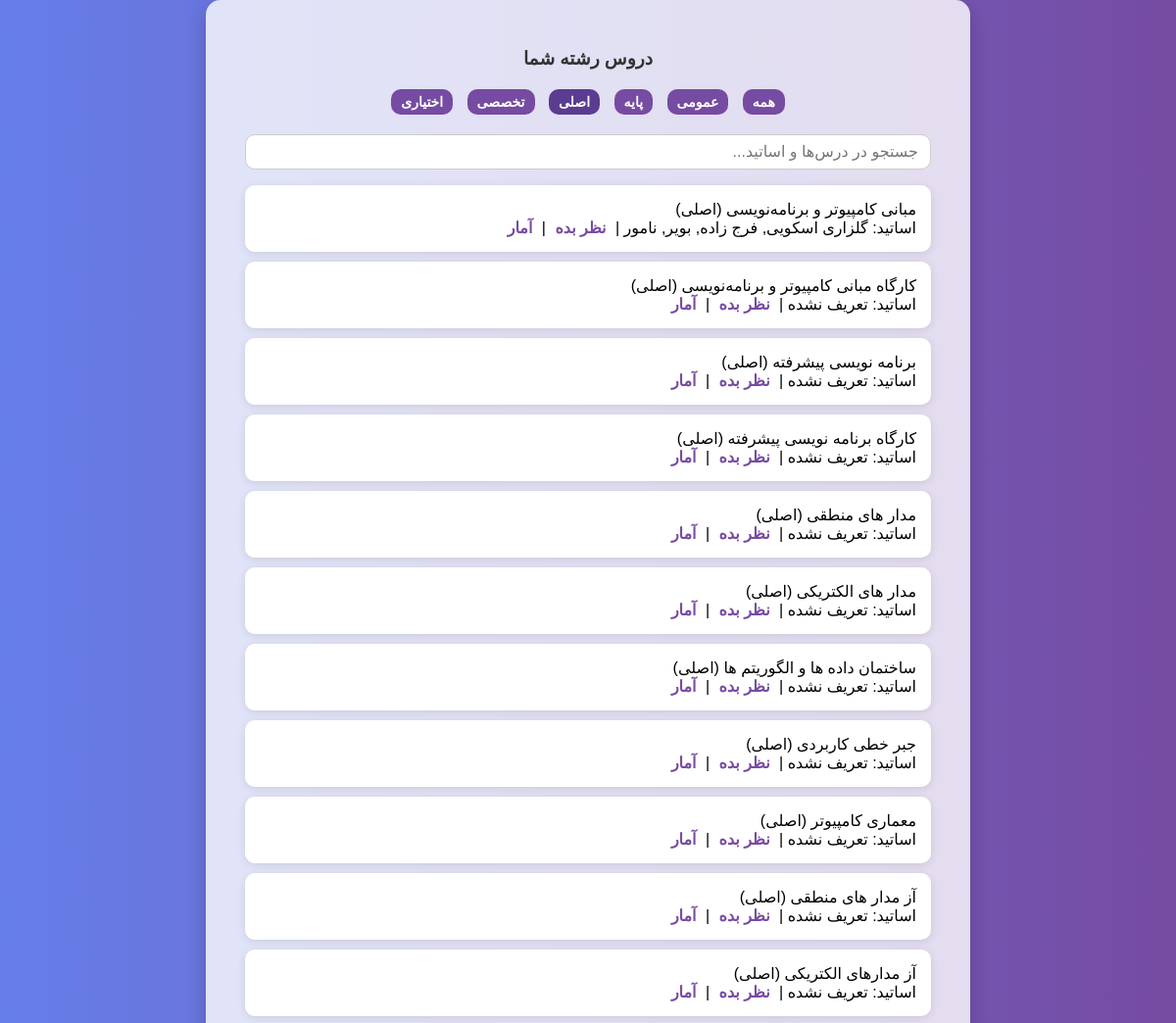
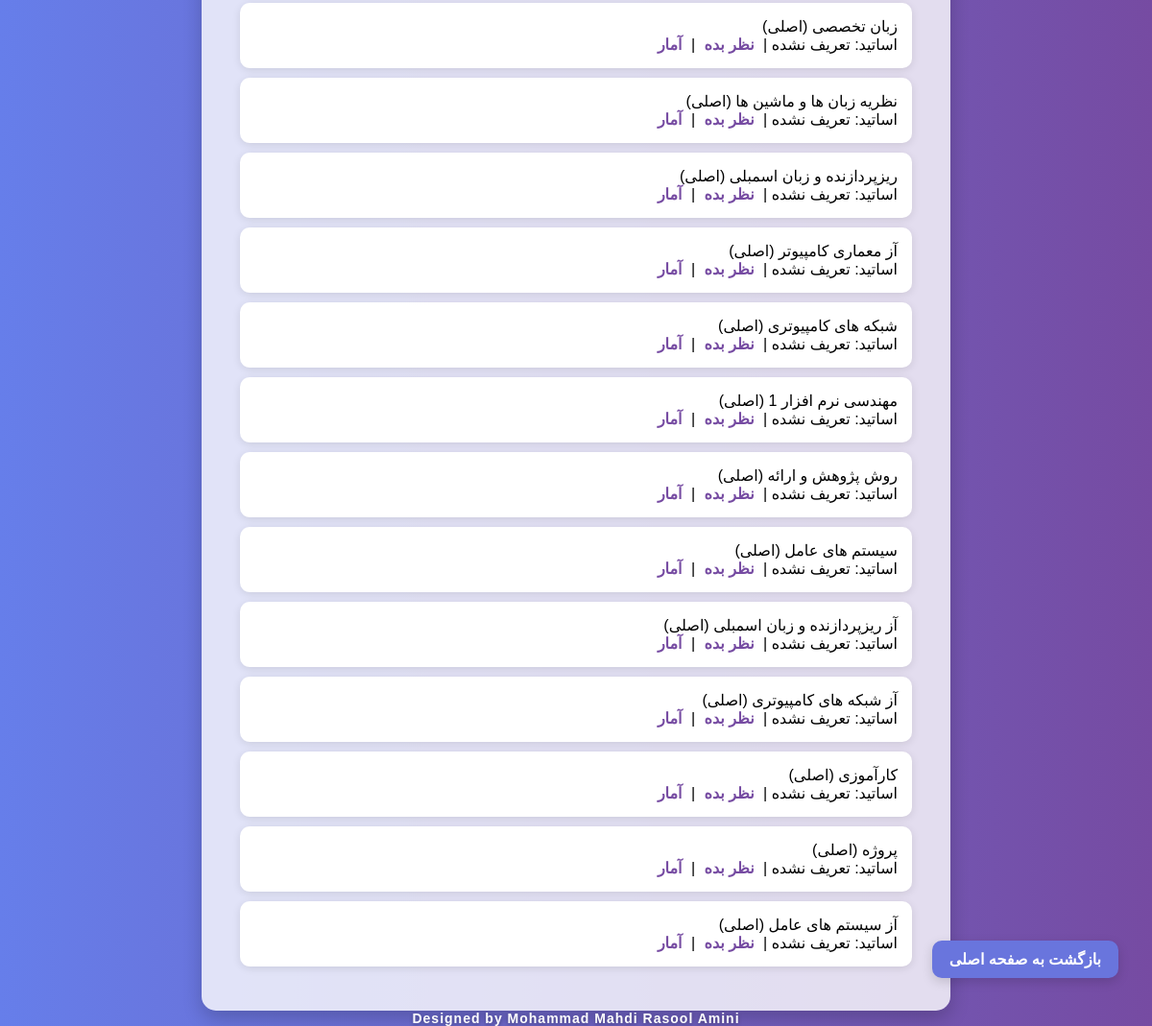
/courses?category=اصلی (signed in), run on the app's committed database (2 pictures, top to bottom).
### tables this page shows
CREATE TABLE Courses (
    id INTEGER PRIMARY KEY AUTOINCREMENT,
    name TEXT
, category TEXT);

### app.py (the view)
@app.route("/courses")
def courses():
    if "student_id" not in session:
        return redirect("/")
    category_filter = request.args.get("category")
    search_query = request.args.get("q", "").strip()
    db = get_db()
    query = """
        SELECT c.id, c.name, c.category, GROUP_CONCAT(p.name, ', ') as professors
        FROM Courses c
        JOIN CourseMajor cm ON c.id = cm.course_id
        LEFT JOIN CourseProfessor cp ON c.id = cp.course_id
        LEFT JOIN Professors p ON cp.professor_id = p.id
        WHERE cm.major_id = ?
    """
    params = [session["major_id"]]
    if category_filter:
        query += " AND c.category = ?"
        params.append(category_filter)
    if search_query:
        query += " AND (c.name LIKE ? OR p.name LIKE ?)"
        params.extend([f"%{search_query}%", f"%{search_query}%"])
    query += " GROUP BY c.id"
    courses = db.execute(query, params).fetchall()
    db.close()
    return render_template("courses.html", courses=courses, selected_category=category_filter, search_query=search_query)

### app.py (called while the page is built)
def get_db():
    conn = sqlite3.connect("/data/ratings.db")
    conn.row_factory = sqlite3.Row
    return conn

### templates/courses.html (shortened to what this page needs)
<!DOCTYPE html>
<html lang="fa" dir="rtl">
<head>
</head>
<body>
  <div class="card">
    <h3>دروس رشته شما</h3>
    <div class="filters" id="category-filters">
      <a href="/courses" class="{{ 'selected' if not selected_category }}">همه</a>
      <a href="/courses?category=عمومی" class="{{ 'selected' if selected_category == 'عمومی' }}">عمومی</a>
      <a href="/courses?category=پایه" class="{{ 'selected' if selected_category == 'پایه' }}">پایه</a>
      <a href="/courses?category=اصلی" class="{{ 'selected' if selected_category == 'اصلی' }}">اصلی</a>
      <a href="/courses?category=تخصصی" class="{{ 'selected' if selected_category == 'تخصصی' }}">تخصصی</a>
      <a href="/courses?category=اختیاری" class="{{ 'selected' if selected_category == 'اختیاری' }}">اختیاری</a>
    </div>
    <div id="search-container">
      <input
        type="text"
        id="search-input"
        placeholder="جستجو در درس‌ها و اساتید..."
        autocomplete="off"
        value="{{ search_query or '' }}"
      />
    </div>
    <ul id="course-list">
      {% for course in courses %}
        <li>
          {{ course.name }} ({{ course.category or 'دسته‌بندی نشده' }})<br />
          اساتید: {{ course.professors or 'تعریف نشده' }}
          | <a href="/rate/{{ course.id }}">نظر بده</a>
          | <a href="/stats/{{ course.id }}">آمار</a>
        </li>
      {% else %}
        <li>موردی یافت نشد.</li>
      {% endfor %}
    </ul>
    <a href="/" class="back-link">بازگشت به صفحه اصلی</a>
  </div>
  <div class="footer">
    Designed by Mohammad Mahdi Rasool Amini
  </div>
</body>
</html>

### templates/courses.html (style rules this page uses)
body { font-family: 'Vazirmatn', sans-serif; background: linear-gradient(to right, #667eea, #764ba2); margin: 0; padding: 0; display: flex; align-items: center; justify-content: center; min-height: 100vh; flex-direction: column; }
.card { background-color: #ffffffcc; padding: 30px 40px; border-radius: 15px; box-shadow: 0 8px 20px rgba(0, 0, 0, 0.2); width: 90%; max-width: 700px; text-align: right; }
h3 { color: #333; margin-bottom: 20px; text-align: center; }
ul { list-style: none; padding: 0; }
li { background: #fff; padding: 15px; margin-bottom: 10px; border-radius: 10px; box-shadow: 0 2px 8px rgba(0,0,0,0.1); transition: transform 0.2s; }
a { color: #764ba2; text-decoration: none; margin: 0 5px; font-weight: bold; }
.filters { margin-bottom: 20px; text-align: center; }
.filters a { background: #764ba2; color: white; padding: 5px 10px; margin: 0 5px; border-radius: 10px; font-size: 14px; display: inline-block; }
.filters a.selected { background: #5a3d91; }
.footer { font-family: 'Vazirmatn', sans-serif; font-weight: 700; font-size: 14px; color: #ffffff; text-shadow: 0 2px 4px rgba(0, 0, 0, 0.3); letter-spacing: 1px; }
.back-link { position: fixed; bottom: 50px; right: 30px; font-family: 'Vazirmatn', sans-serif; background-color: #6975DD; color: white; padding: 10px 18px; border-radius: 10px; text-decoration: none; font-weight: 700; transition: background-color 0.3s ease; user-select: none; box-shadow: 0 4px 12px rgba(0,0,0,0.15); z-index: 10; }
#search-container { margin-bottom: 15px; position: relative; text-align: right; }
#search-input { width: 100%; padding: 8px 12px; font-size: 16px; border-radius: 10px; border: 1px solid #ccc; box-sizing: border-box; }

### data on the page
Courses: name "مبانی کامپیوتر و برنامه‌نویسی", category "اصلی", professors "گلزاری اسکویی, فرج زاده, بویر, نامور"
Courses: name "کارگاه مبانی کامپیوتر و برنامه‌نویسی", category "اصلی", professors "تعریف نشده"
Courses: name "برنامه نویسی پیشرفته", category "اصلی", professors "تعریف نشده"
Courses: name "کارگاه برنامه نویسی پیشرفته", category "اصلی", professors "تعریف نشده"
Courses: name "مدار های منطقی", category "اصلی", professors "تعریف نشده"
Courses: name "مدار های الکتریکی", category "اصلی", professors "تعریف نشده"
Courses: name "ساختمان داده ها و الگوریتم ها", category "اصلی", professors "تعریف نشده"
Courses: name "جبر خطی کاربردی", category "اصلی", professors "تعریف نشده"
Courses: name "معماری کامپیوتر", category "اصلی", professors "تعریف نشده"
Courses: name "آز مدار های منطقی", category "اصلی", professors "تعریف نشده"
Courses: name "آز مدارهای الکتریکی", category "اصلی", professors "تعریف نشده"
Courses: name "زبان تخصصی", category "اصلی", professors "تعریف نشده"
Courses: name "نظریه زبان ها و ماشین ها", category "اصلی", professors "تعریف نشده"
Courses: name "ریزپردازنده و زبان اسمبلی", category "اصلی", professors "تعریف نشده"
Courses: name "آز معماری کامپیوتر", category "اصلی", professors "تعریف نشده"
Courses: name "شبکه های کامپیوتری", category "اصلی", professors "تعریف نشده"
Courses: category "اصلی", professors "تعریف نشده"
Courses: name "روش پژوهش و ارائه", category "اصلی", professors "تعریف نشده"
Courses: name "سیستم های عامل", category "اصلی", professors "تعریف نشده"
Courses: name "آز ریزپردازنده و زبان اسمبلی", category "اصلی", professors "تعریف نشده"
Courses: name "آز شبکه های کامپیوتری", category "اصلی", professors "تعریف نشده"
Courses: name "کارآموزی", category "اصلی", professors "تعریف نشده"
Courses: name "پروژه", category "اصلی", professors "تعریف نشده"
Courses: name "آز سیستم های عامل", category "اصلی", professors "تعریف نشده"
